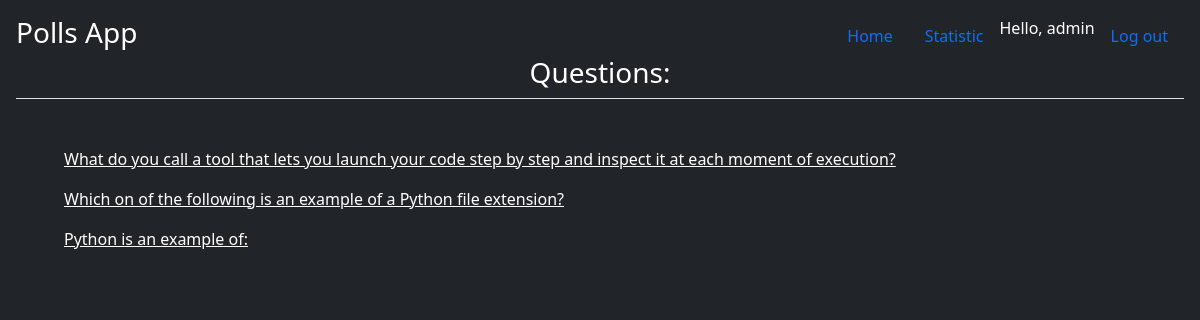
The app's page / (signed in) with its own data.
### polls/models.py (models this page shows, shortened)
class Question(models.Model):
    question_text = models.CharField(max_length=250)
    pub_date = models.DateTimeField('date published')
    def was_published_recently(self):
        now = timezone.now()
        return now - datetime.timedelta(days=1) <= self.pub_date <= now
    was_published_recently.admin_order_field = 'pub_date'
    was_published_recently.boolean = True
    was_published_recently.short_description = 'Published recently?'
    list_filter = ['pub_date']
    search_fields = ['question_text']

### polls/views.py (the view)
# urls.py: path('', views.view, name='view'),
def view(request):
    context = {}
    current_user = request.user
    user_id = current_user.id
    answers = Answer.objects.all().filter(user=user_id)
    finish_questions_list = []
    for i in answers:
        if i.question.id not in finish_questions_list:
            finish_questions_list.append(i.question.id)
    questions = Question.objects.filter(pub_date__lte=timezone.now()).order_by('-pub_date')
    start_questions_list = []
    for j in questions:
        if j.id not in finish_questions_list:
            start_questions_list.append(j)
    context['start_question_list'] = start_questions_list
    return render(request, 'polls/index.html', context)

### polls/templates/polls/index.html
{% extends "polls/base.html" %}
{% load static %}
{% block content %}
<h3 class="border-bottom pb-2 mb-0">Questions:</h3>
{% if user.is_authenticated %}
<div class="text-start my-3 p-3">
    {% if start_question_list %}
    <div class="d-flex text-muted pt-3">
        <ul>
            {% for question in start_question_list %}
            <li>
                <p>
                    <a class="pb-0 mb-0 text-white medium  lh-sm " href="{% url 'polls:detail' question.id %}">{{ question.question_text }}</a>
                </p>
            </li>
            {% endfor %}
        </ul>
    </div>
    {% else %}
        <p>No polls are available</p>
    {% endif%}
{% else %}
         <div class="position-absolute bottom-50 end-50"></div>
            <p>If you would like vote on the questions, you will need login or register</p>
        </div>
{% endif%}
 </div>
{% endblock content %}

### polls/templates/polls/base.html (shortened to what this page needs)
<!doctype html>
{% load bootstrap5 %}
<html lang="en">
<head>
{% bootstrap_css %}
</head>
<body class="d-flex h-100 text-center text-white bg-dark">
<div class="cover-container d-flex w-100 h-100 p-3 mx-auto flex-column">
  <header class="mb-auto">
    <div>
      <h3 class="float-md-start mb-0">Polls App</h3>
      <nav class="nav nav-masthead justify-content-center float-md-end">
        <a class="nav-link active" aria-current="page" href="/">Home</a>
        <a class="nav-link" href="/statistic">Statistic</a>
        {% if user.is_authenticated %}
                Hello, {{ user.username }}
            <a class="nav-link" href="{% url 'users:logout' %}">Log out</a>
            {% else %}
            <a class="nav-link" href="{% url 'users:register' %}">Register</a>
            <a class="nav-link" href="{% url 'users:login' %}">Log in</a>
        {% endif %}
      </nav>
    </div>
  </header>
<div>
    {% block content %}
    {% endblock content %}
</div>
</div>
</body>
</html>

### records on screen
Question: question_text "What do you call a tool that lets you launch your code step by step and inspect it at each moment of execution?"
Question: question_text "Which on of the following is an example of a Python file extension?"
Question: question_text "Python is an example of:"

### other values on screen
{{ user.username }} "admin"
